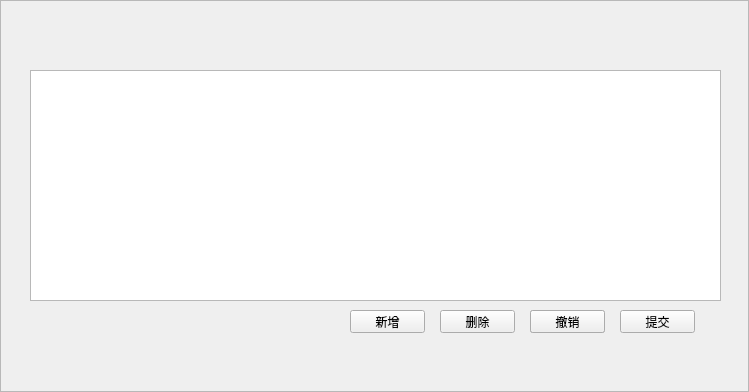
<?xml version="1.0" encoding="UTF-8"?>
<ui version="4.0">
 <class>PersLevel</class>
 <widget class="QFrame" name="PersLevel">
  <property name="geometry">
   <rect>
    <x>0</x>
    <y>0</y>
    <width>749</width>
    <height>392</height>
   </rect>
  </property>
  <property name="windowTitle">
   <string>Frame</string>
  </property>
  <property name="frameShape">
   <enum>QFrame::StyledPanel</enum>
  </property>
  <property name="frameShadow">
   <enum>QFrame::Raised</enum>
  </property>
  <widget class="QPushButton" name="pushButton_commit">
   <property name="geometry">
    <rect>
     <x>620</x>
     <y>310</y>
     <width>75</width>
     <height>23</height>
    </rect>
   </property>
   <property name="text">
    <string>提交</string>
   </property>
  </widget>
  <widget class="QTableView" name="tableView">
   <property name="geometry">
    <rect>
     <x>30</x>
     <y>70</y>
     <width>691</width>
     <height>231</height>
    </rect>
   </property>
  </widget>
  <widget class="QPushButton" name="pushButton_revert">
   <property name="geometry">
    <rect>
     <x>530</x>
     <y>310</y>
     <width>75</width>
     <height>23</height>
    </rect>
   </property>
   <property name="text">
    <string>撤销</string>
   </property>
  </widget>
  <widget class="QPushButton" name="pushButton_revert_2">
   <property name="geometry">
    <rect>
     <x>530</x>
     <y>310</y>
     <width>75</width>
     <height>23</height>
    </rect>
   </property>
   <property name="text">
    <string>撤销</string>
   </property>
  </widget>
  <widget class="QPushButton" name="pushButton_delete">
   <property name="geometry">
    <rect>
     <x>440</x>
     <y>310</y>
     <width>75</width>
     <height>23</height>
    </rect>
   </property>
   <property name="text">
    <string>删除</string>
   </property>
  </widget>
  <widget class="QPushButton" name="pushButton_add">
   <property name="geometry">
    <rect>
     <x>350</x>
     <y>310</y>
     <width>75</width>
     <height>23</height>
    </rect>
   </property>
   <property name="text">
    <string>新增</string>
   </property>
  </widget>
 </widget>
 <resources/>
 <connections/>
</ui>
